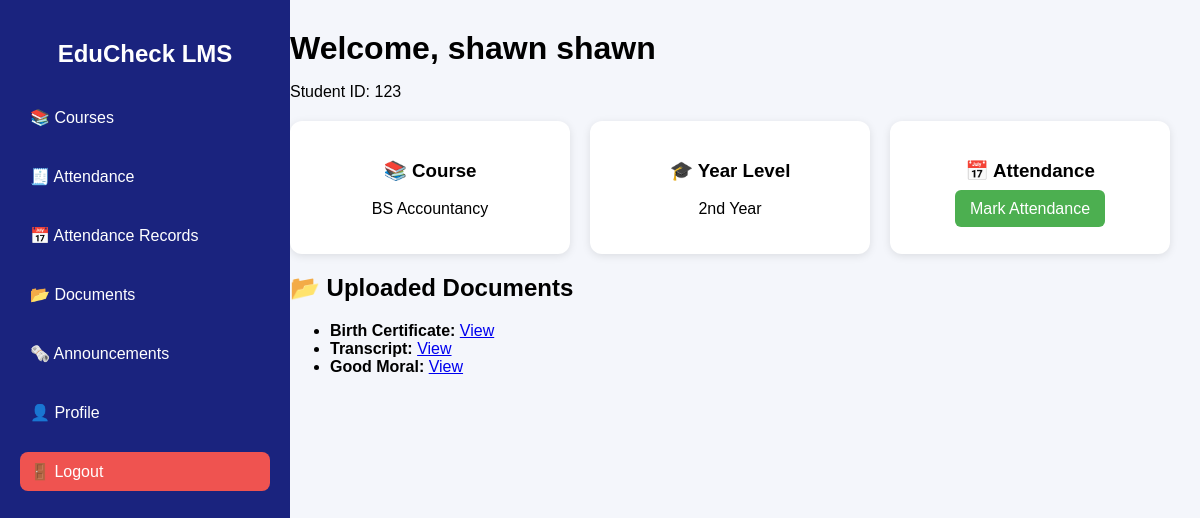
Screenshot of /college/dashboard (signed in) with the database file from the repository.
### websites/models.py (models this page shows, shortened)
class College(db.Model, UserMixin):
    id = db.Column(db.Integer, primary_key=True)
    collegeid = db.Column(db.Integer, nullable=False, unique=True)
    firstname = db.Column(db.String(100), nullable=False)
    middlename = db.Column(db.String(100), nullable=False)
    lastname = db.Column(db.String(100), nullable=False)
    password = db.Column(db.String(100), nullable=False)
    contactnum = db.Column(db.String(20), nullable=False)
    graduate = db.Column(db.String(100), nullable=False)
    address = db.Column(db.String(100), nullable=False)
    email = db.Column(db.String(100), nullable=False)
    courses = db.Column(db.String(100), nullable=False)
    level = db.Column(db.String(100), nullable=False)
    gender = db.Column(db.String(100), nullable=False)
    birthdate = db.Column(db.String(100), nullable=False)
    birthcert = db.Column(db.String(100), nullable=True)
    transcipt = db.Column(db.String(100), nullable=True)
    goodmoral = db.Column(db.String(100), nullable=True)
    face_path = db.Column(db.String(255), nullable=True)
    face_encoding_id = db.Column(db.String(255), nullable=True)

### websites/auth.py (the view)
@auth.route('/college/dashboard')
def college_dashboard():
    if 'college_id' not in session:
        flash("Please log in first!", "warning")
        return redirect(url_for('auth.logincollege'))
    college = College.query.get(session['college_id'])
    return render_template('dashboard.html', college=college)

### templates/dashboard.html (shortened to what this page needs)
<!DOCTYPE html>
<html lang="en">
<head>
  <link rel="stylesheet" href="{{ url_for('static', filename='css/dashboard.css') }}">
</head>
<body>
  <div class="sidebar">
    <h2>EduCheck LMS</h2>
    <ul>
      <li><a href="#">📚 Courses</a></li>
      <li><a href="{{ url_for('auth.attendance') }}">🧾 Attendance</a></li>
      <li><a href="{{ url_for('auth.attendance_records') }}">📅 Attendance Records</a></li>
      <li><a href="{{ url_for('auth.college_subjects') }}">📂 Documents</a></li>
      <li><a href="#">🗞️ Announcements</a></li>
      <li><a href="{{ url_for('auth.college_profile') }}">👤 Profile</a></li>
      <li><a href="{{ url_for('auth.logout') }}" class="logout">🚪 Logout</a></li>
    </ul>
  </div>
  <div class="main-content">
    <header>
      <h1>Welcome, {{ college.firstname }} {{ college.lastname }}</h1>
      <p>Student ID: {{ college.collegeid }}</p>
    </header>
    <section class="overview">
      <div class="card">
        <h3>📚 Course</h3>
        <p>{{ college.courses }}</p>
      </div>
      <div class="card">
        <h3>🎓 Year Level</h3>
        <p>{{ college.level }}</p>
      </div>
      <div class="card">
        <h3>📅 Attendance</h3>
        <p><a href="{{ url_for('auth.attendance') }}" class="mark-btn">Mark Attendance</a></p>
      </div>
    </section>
    <section class="documents">
      <h2>📂 Uploaded Documents</h2>
      <ul>
        <li><strong>Birth Certificate:</strong> <a href="{{ college.birthcert }}" target="_blank">View</a></li>
        <li><strong>Transcript:</strong> <a href="{{ college.transcipt }}" target="_blank">View</a></li>
        <li><strong>Good Moral:</strong> <a href="{{ college.goodmoral }}" target="_blank">View</a></li>
      </ul>
    </section>
  </div>
</body>
</html>

### static/css/dashboard.css (style rules this page uses)
body { font-family: 'Poppins', sans-serif; margin: 0; background-color: #f4f6fb; }
.sidebar { width: 250px; background-color: #1a237e; color: #fff; height: 100vh; position: fixed; padding: 20px; }
.sidebar h2 { text-align: center; margin-bottom: 30px; }
.sidebar ul { list-style: none; padding: 0; }
.sidebar ul li { margin: 20px 0; }
.sidebar ul li a { color: #fff; text-decoration: none; display: block; padding: 10px; border-radius: 8px; transition: background 0.3s; }
.logout { background-color: #ef5350; }
.main-content { margin-left: 260px; padding: 30px; }
header h1 { margin: 0; }
.overview { display: flex; gap: 20px; margin-top: 20px; }
.card { background: #fff; padding: 20px; border-radius: 12px; box-shadow: 0 2px 8px rgba(0, 0, 0, 0.1); flex: 1; text-align: center; }
.mark-btn { background-color: #4caf50; color: white; padding: 10px 15px; border-radius: 6px; text-decoration: none; }

### rows the page displays
College: firstname "shawn", lastname "shawn", collegeid "123", courses "BS Accountancy", level "2nd Year"
